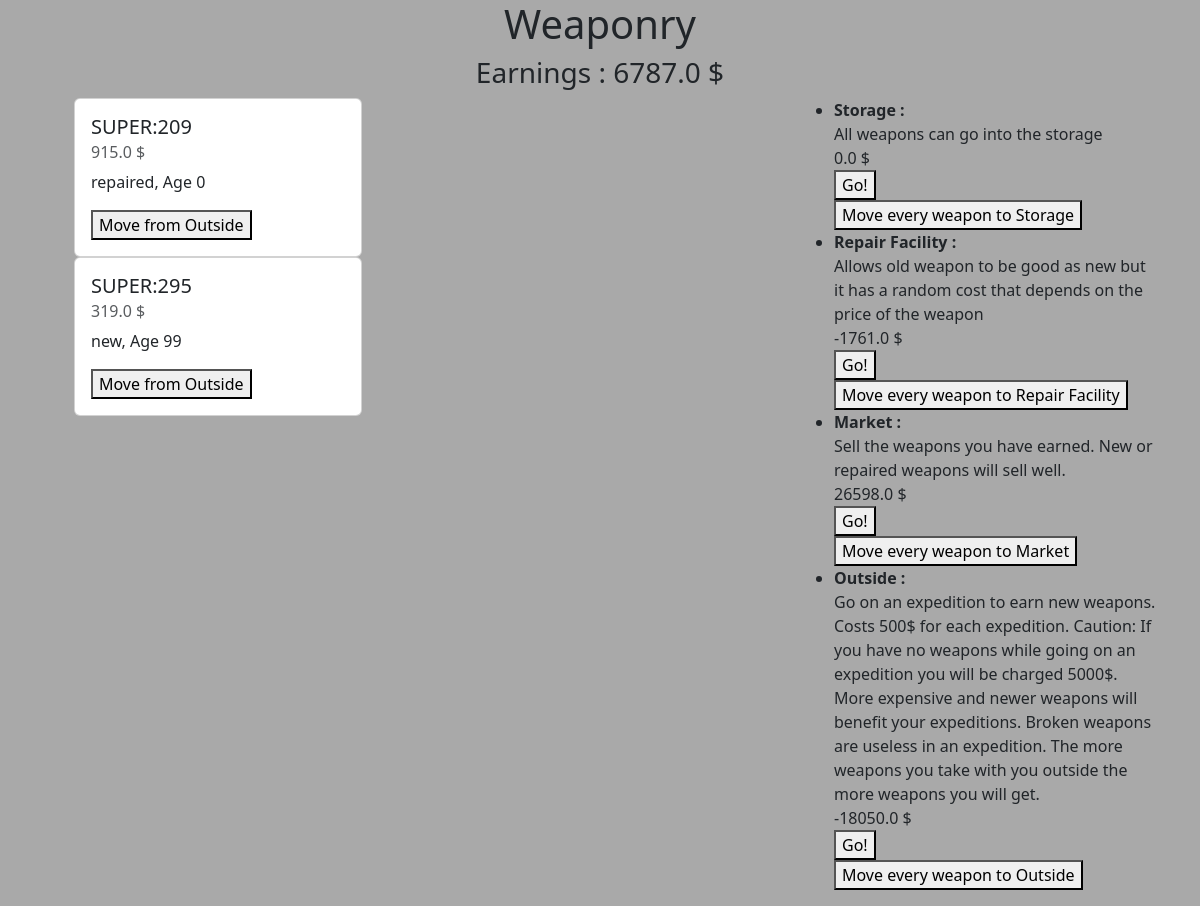
Before: / with the older database file.
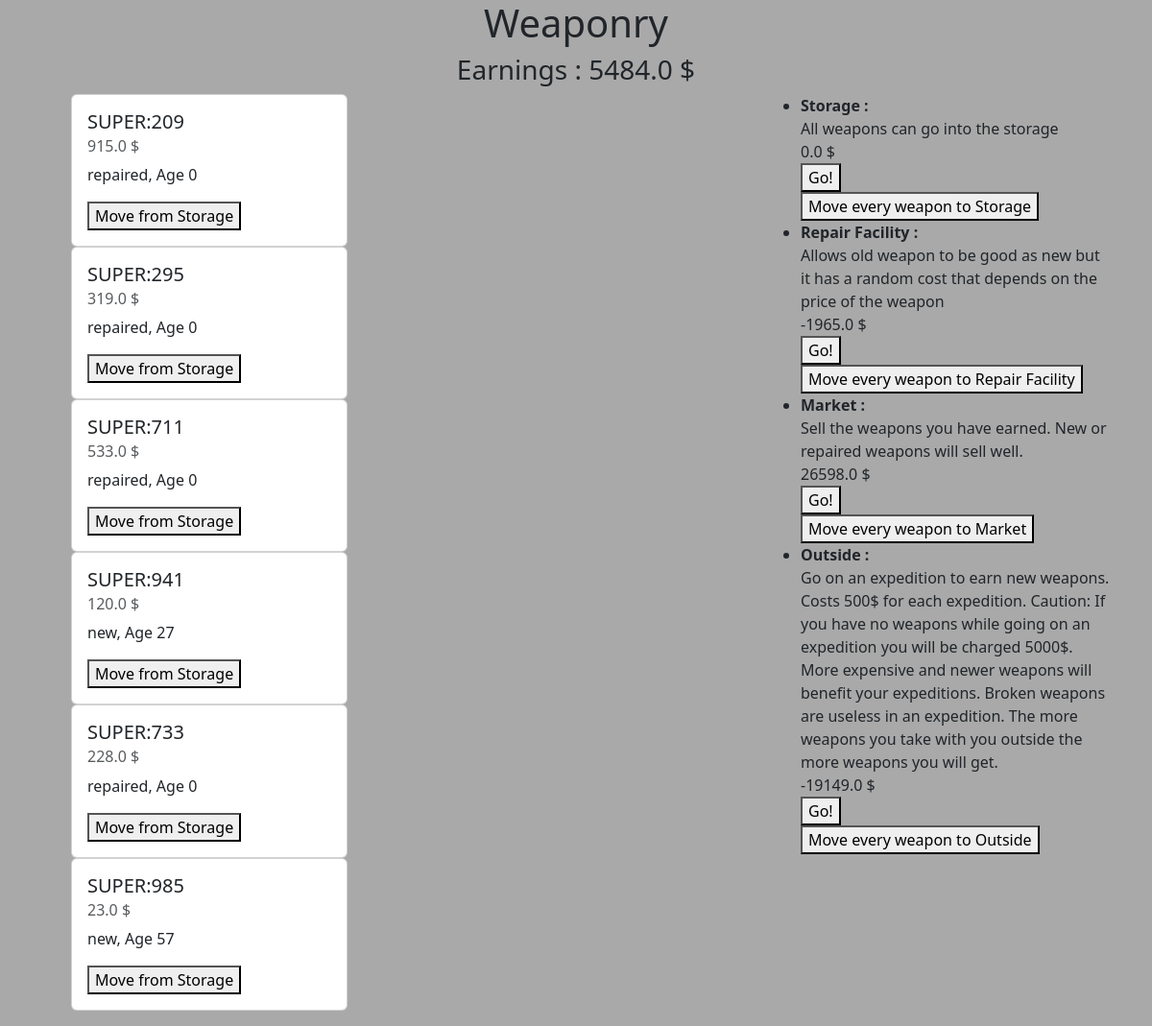
After: the same page with the newer database file.
### weaponry/models.py (models this page shows, shortened)
class Weapon(models.Model):
    STATUSES = {
        "old": "Old",
        "new": "New",
        "broken": "Broken",
        "repaired": "Repaired",
    }
    name = models.CharField(max_length=100, default="new", primary_key=True)
    status = models.CharField(max_length=100, choices=STATUSES.items())
    age = models.IntegerField()
    price = models.FloatField(default=100)
    place = models.ForeignKey("Place", on_delete=models.CASCADE)

class Place(models.Model):
    UTILITIES = {
        "repair": "Repair",
        "sell": "Sell",
        "No utility": "No utility",
        "earn new weapons": "Earn new weapons",
    }
    name = models.CharField(max_length=100, primary_key=True)
    description = models.TextField(default="No description")
    earnings = models.FloatField(default=0)
    utility = models.CharField(
        max_length=100, default="No utility", choices=UTILITIES.items())
    def __str__(self):
        return self.name

### weaponry/views.py (the view)
# urls.py: path('', views.index, name='index'),
def index(request):
    weapon = Weapon.objects.all()
    places = Place.objects.all()
    total_earnings = 0
    for place in places:
        total_earnings += place.earnings
    return render(request, 'index.html', {"weapons": weapon, "places": places, "total_earnings": total_earnings})

### templates/index.html (shortened to what this page needs)
<!DOCTYPE html>
<html>
<head>
    <link href="https://cdn.jsdelivr.net/npm/bootstrap@5.3.3/dist/css/bootstrap.min.css" rel="stylesheet"
>
</head>
<body style="background-color: darkgray">
    <h1 class="text-center">Weaponry</h1>
    <h3 class="text-center">Earnings : {{ total_earnings }} $</h3>
    <div class="container">
        <div class="row">
            <div class="col-8">
                <ul>
                    {% for weapon in weapons %}
                    <div class="card" style="width: 18rem;">
                        <div class="card-body">
                            <h5 class="card-title"> {{ weapon.name }}</h5>
                            <h6 class="card-subtitle mb-2 text-muted">{{ weapon.price }} $</h6>
                            <p class="card-text"> {{ weapon.status }}, Age {{ weapon.age }}</p>
                            <form action="{% url 'update_weapon' weapon.name %}">
                                <button type="submit">Move from {{ weapon.place }}</button>
                            </form>
                        </div>
                    </div>
                    {% endfor %}
                </ul>
            </div>
            <div class="col-4">
                <ul>
                    {% for place in places %}
                    <li>
                        <strong>{{ place.name }} :</strong>
                        <div>{{ place.description }}</div>
                        <div>{{ place.earnings }} $</div>
                        <form action="{% url 'use_place' place.name %}">
                            <button type="submit">Go!</button>
                        </form>
                        <form action="{% url 'move_all_to_place' place.name %}">
                            <button type="submit">Move every weapon to {{ place.name }}</button>
                        </form>
                    </li>
                    {% endfor %}
                </ul>
            </div>
        </div>
    </div>
</body>
</html>

Changed rows visible on the page:
changed Weapon "SUPER:209": place "Outside" → "Storage"
changed Weapon "SUPER:295": status "new" → "repaired"; age "99" → "0"; place "Outside" → "Storage"
added Weapon: name "SUPER:711", price "533.0", status "repaired", age "0", place "Storage"
added Weapon: name "SUPER:941", price "120.0", status "new", age "27", place "Storage"
added Weapon: name "SUPER:733", price "228.0", status "repaired", age "0", place "Storage"
added Weapon: name "SUPER:985", price "23.0", status "new", age "57", place "Storage"
changed Place "Repair Facility": earnings "-1761.0" → "-1965.0"
changed Place "Outside": earnings "-18050.0" → "-19149.0"
Other visible differences:
{{ total_earnings }}: "6787.0" → "5484.0"
